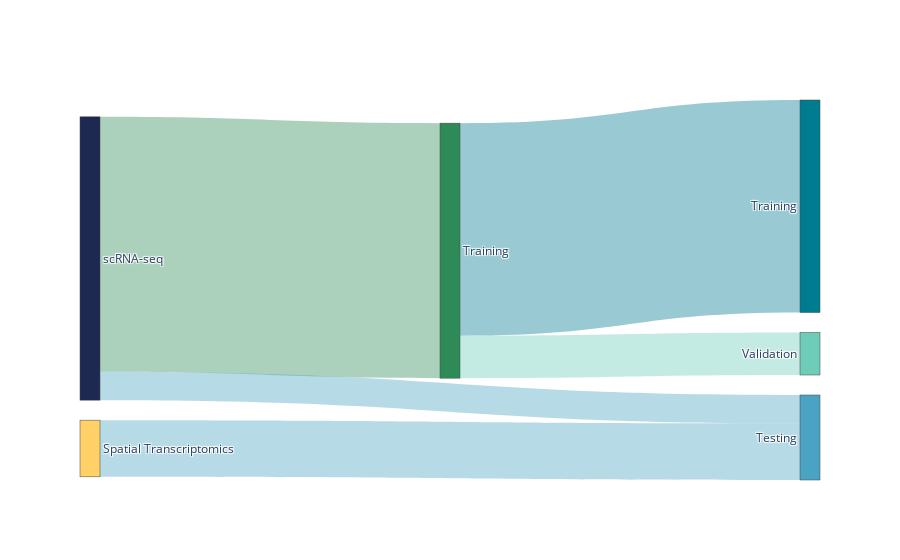

The code cell stored with this chart in its notebook:
### Markdown cell above
## Sankey Plot

### Code cell
fig = go.Figure(
    go.Sankey(
        arrangement="snap",
        node={
            "label": [
                "scRNA-seq",
                "Spatial Transcriptomics",
                "Training",
                "Training",
                "Validation",
                "Testing",
            ],
            "color": [
                "#1D2951",
                "#FFD166",
                "#2E8B57",
                "#007C91",
                "#6DCDB8",
                "#4BA3C3",
            ],
        },
        link={
            "source": [0, 0, 1, 2, 2],
            "target": [2, 5, 5, 3, 4],
            "value": [9, 1, 2, 7.5, 1.5],
            "color": [
                "rgba(46, 139, 87, 0.4)",
                "rgba(75, 163, 195, 0.4)",
                "rgba(75, 163, 195, 0.4)",
                "rgba(0, 124, 145, 0.4)",
                "rgba(109, 205, 184, 0.4)",
            ],
        },
    )
)

fig.write_image("output/parts/data_split.svg")
fig.show()

### Figure 1 — Plotly figure (JSON) as saved in the notebook; plotly's stock layout.template omitted (floating-point values rounded to 4 significant figures)
{"data": [{"arrangement": "snap", "link": {"color": ["rgba(46, 139, 87, 0.4)", "rgba(75, 163, 195, 0.4)", "rgba(75, 163, 195, 0.4)", "rgba(0, 124, 145, 0.4)", "rgba(109, 205, 184, 0.4)"], "source": [0, 0, 1, 2, 2], "target": [2, 5, 5, 3, 4], "value": [9, 1, 2, 7.5, 1.5]}, "node": {"color": ["#1D2951", "#FFD166", "#2E8B57", "#007C91", "#6DCDB8", "#4BA3C3"], "label": ["scRNA-seq", "Spatial Transcriptomics", "Training", "Training", "Validation", "Testing"]}, "type": "sankey"}], "layout": {}}
